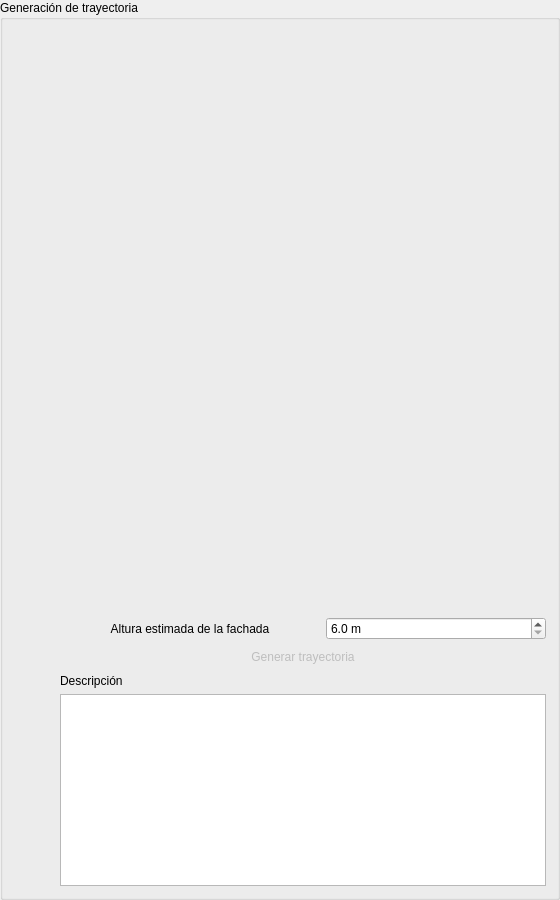
           <widget class="QGroupBox" name="groupBox_2">
            <property name="sizePolicy">
             <sizepolicy hsizetype="Expanding" vsizetype="Expanding">
              <horstretch>0</horstretch>
              <verstretch>0</verstretch>
             </sizepolicy>
            </property>
            <property name="minimumSize">
             <size>
              <width>560</width>
              <height>0</height>
             </size>
            </property>
            <property name="maximumSize">
             <size>
              <width>860</width>
              <height>16777215</height>
             </size>
            </property>
            <property name="title">
             <string>Generación de trayectoria</string>
            </property>
            <layout class="QGridLayout" name="gridLayout_10">
             <item row="3" column="1">
              <widget class="QLabel" name="confalturaLabel">
               <property name="minimumSize">
                <size>
                 <width>260</width>
                 <height>0</height>
                </size>
               </property>
               <property name="maximumSize">
                <size>
                 <width>16777215</width>
                 <height>25</height>
                </size>
               </property>
               <property name="text">
                <string>Altura estimada de la fachada</string>
               </property>
               <property name="alignment">
                <set>Qt::AlignCenter</set>
               </property>
              </widget>
             </item>
             <item row="1" column="0">
              <spacer name="verticalSpacer_5">
               <property name="orientation">
                <enum>Qt::Vertical</enum>
               </property>
               <property name="sizeHint" stdset="0">
                <size>
                 <width>20</width>
                 <height>40</height>
                </size>
               </property>
              </spacer>
             </item>
             <item row="0" column="0">
              <widget class="QLabel" name="label_8">
               <property name="minimumSize">
                <size>
                 <width>40</width>
                 <height>40</height>
                </size>
               </property>
               <property name="maximumSize">
                <size>
                 <width>40</width>
                 <height>40</height>
                </size>
               </property>
               <property name="text">
                <string/>
               </property>
               <property name="pixmap">
                <pixmap resource="imagenes.qrc">:/configuracion/Imagenes/PackIconos/configuracion/ic_map.png</pixmap>
               </property>
               <property name="scaledContents">
                <bool>true</bool>
               </property>
              </widget>
             </item>
             <item row="0" column="1" rowspan="2" colspan="2">
              <widget class="MplWidget" name="conftrayectoriaplot" native="true">
               <property name="minimumSize">
                <size>
                 <width>470</width>
                 <height>580</height>
                </size>
               </property>
               <property name="styleSheet">
                <string notr="true"/>
               </property>
              </widget>
             </item>
             <item row="3" column="2">
              <widget class="QDoubleSpinBox" name="confalturaSpinBox">
               <property name="maximumSize">
                <size>
                 <width>16777215</width>
                 <height>16777215</height>
                </size>
               </property>
               <property name="keyboardTracking">
                <bool>true</bool>
               </property>
               <property name="suffix">
                <string> m</string>
               </property>
               <property name="decimals">
                <number>1</number>
               </property>
               <property name="minimum">
                <double>6.000000000000000</double>
               </property>
               <property name="maximum">
                <double>36.000000000000000</double>
               </property>
              </widget>
             </item>
             <item row="6" column="1" colspan="2">
              <widget class="QTextBrowser" name="confdescripcionTrayectoria"/>
             </item>
             <item row="5" column="1">
              <widget class="QLabel" name="label_15">
               <property name="text">
                <string>Descripción</string>
               </property>
              </widget>
             </item>
             <item row="4" column="1" colspan="2">
              <widget class="QPushButton" name="confgenerarTrayectoria">
               <property name="enabled">
                <bool>false</bool>
               </property>
               <property name="text">
                <string>Generar trayectoria</string>
               </property>
               <property name="icon">
                <iconset resource="imagenes.qrc">
                 <normaloff>:/ejecucion/Imagenes/PackIconos/ejecucion/ic_timeline.png</normaloff>:/ejecucion/Imagenes/PackIconos/ejecucion/ic_timeline.png</iconset>
               </property>
               <property name="iconSize">
                <size>
                 <width>24</width>
                 <height>24</height>
                </size>
               </property>
               <property name="flat">
                <bool>true</bool>
               </property>
              </widget>
             </item>
            </layout>
           </widget>
